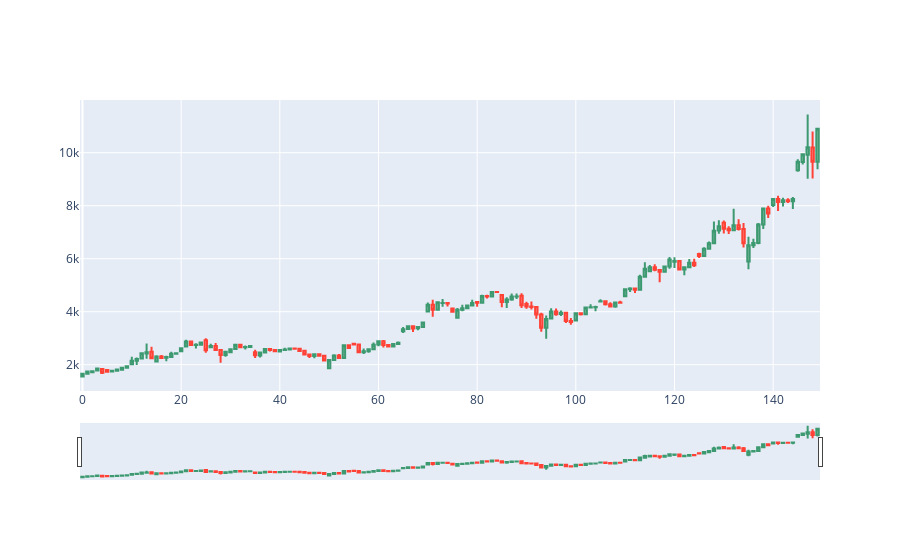

The notebook cell saved with this chart:
### Code cell
import plotly.graph_objects as go

st = 0
dfpl = dataF[st:st+150].copy()
fig = go.Figure(data=[go.Candlestick(x=dfpl.index,
                open=dfpl['Open'],
                high=dfpl['High'],
                low=dfpl['Low'],
                close=dfpl['Close'])])

fig.show()

### Figure 1 — Plotly figure (JSON) as saved in the notebook; plotly's stock layout.template omitted (floating-point values rounded to 4 significant figures; data arrays with more than 128 entries replaced by an {"elided": "..."} marker saying what was removed)
{"data": [{"close": {"elided": "150 int values"}, "high": {"elided": "150 int values"}, "low": {"elided": "150 int values"}, "open": {"elided": "150 int values"}, "type": "candlestick", "x": {"elided": "150 int values"}}], "layout": {}}
